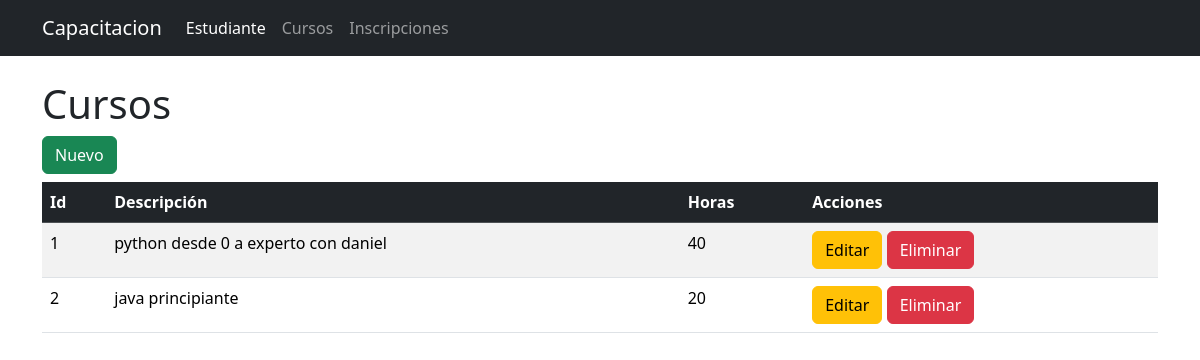
The page /cursos on the database as committed earlier.
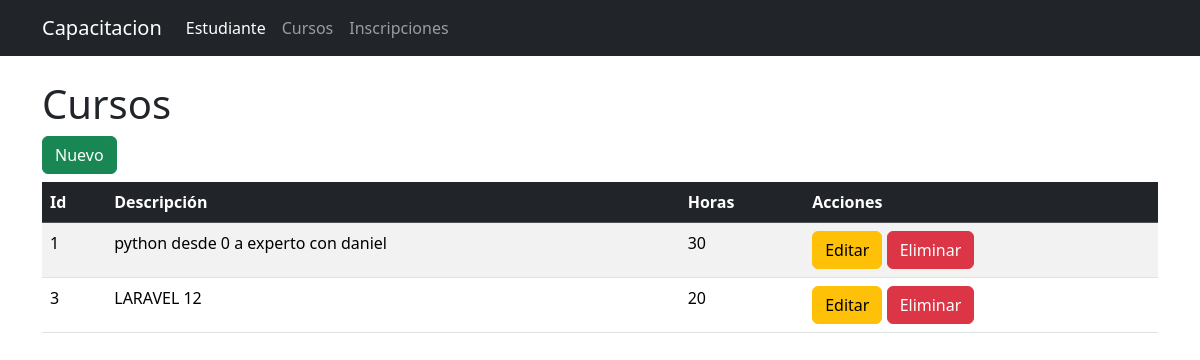
The same page on the database as committed later.
### tables this page shows
CREATE TABLE cursos (
        id INTEGER PRIMARY KEy,
        descripcion TEXT not null,
        horas INTEGER not null
        );

### app.py (the view)
@app.route("/cursos")
def cursos():
    conn = get_db_connection()
    cursos = conn.execute('SELECT * FROM cursos').fetchall()
    conn.close()
    return render_template('cursos.html', cursos=cursos)

### app.py (called while the page is built)
def get_db_connection():
    conn = sqlite3.connect("bd_instituto.db")
    conn.row_factory = sqlite3.Row
    return conn

### templates/cursos.html (shortened to what this page needs)
{% extends "base.html" %}
{% block content %}
<h1>Cursos</h1>
<a href="{{ url_for('nuevo_curso')}}" class="btn btn-success mb-2">Nuevo</a>
<table class="table table-striped table-hover">
    <thead class="table-dark">
        <tr>
            <th>Id</th>
            <th>Descripción</th>
            <th>Horas</th>
            <th>Acciones</th>
        </tr>
    </thead>
    <tbody>
      {% for item in cursos %}
        <tr>
            <td>{{ item.id }}</td>
            <td>{{ item.descripcion }}</td>
            <td>{{ item.horas }}</td>
            <td>
              <a href="{{ url_for('editar_curso', id=item.id) }}" class="btn btn-warning">Editar</a>
              <a href="{{ url_for('eliminar_curso', id=item.id) }}" class="btn btn-danger" onclick="return(confirm('Esta seguro ?'))">Eliminar</a>
            </td>
        </tr>
        {% endfor %}
    </tbody>
{% endblock %}

### templates/base.html (shortened to what this page needs)
<!doctype html>
<html lang="en">
  <head>
    <link href="https://cdn.jsdelivr.net/npm/bootstrap@5.3.8/dist/css/bootstrap.min.css" rel="stylesheet">
  </head>
  <body>
    <nav class="navbar navbar-expand-lg navbar-dark bg-dark">
      <div class="container">
        <a class="navbar-brand" href="#">Capacitacion</a>
        <div class="collapse navbar-collapse" id="navbarNavAltMarkup">
          <div class="navbar-nav">
            <a class="nav-link active" aria-current="page" href="{{ url_for('estudiantes') }}">Estudiante</a>
            <a class="nav-link" href="{{ url_for('cursos') }}">Cursos</a>
            <a class="nav-link" href="{{ url_for('inscripciones') }}">Inscripciones</a>
          </div>
        </div>
      </div>
    </nav>
    <div class="container mt-4">
        {% block content %}
        {% endblock %}
    </div>
  </body>
</html>

Rows that differ between the two databases and show on the page:
removed cursos: id "2", descripcion "java principiante", horas "20"
changed cursos "python desde 0 a experto con daniel": horas "40" → "30"
added cursos: id "3", descripcion "LARAVEL 12", horas "20"
